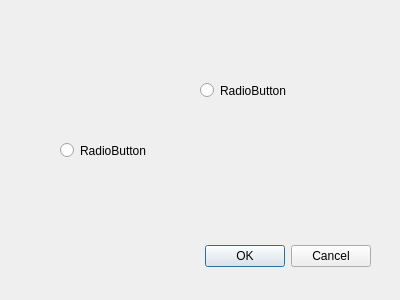
<ui version="4.0" >
 <class>Dialog</class>
 <widget class="QDialog" name="Dialog" >
  <property name="geometry" >
   <rect>
    <x>0</x>
    <y>0</y>
    <width>400</width>
    <height>300</height>
   </rect>
  </property>
  <property name="windowTitle" >
   <string>Dialog</string>
  </property>
  <widget class="QDialogButtonBox" name="buttonBox" >
   <property name="geometry" >
    <rect>
     <x>30</x>
     <y>240</y>
     <width>341</width>
     <height>32</height>
    </rect>
   </property>
   <property name="orientation" >
    <enum>Qt::Horizontal</enum>
   </property>
   <property name="standardButtons" >
    <set>QDialogButtonBox::Cancel|QDialogButtonBox::NoButton|QDialogButtonBox::Ok</set>
   </property>
  </widget>
  <widget class="QRadioButton" name="radioButton" >
   <property name="geometry" >
    <rect>
     <x>200</x>
     <y>80</y>
     <width>100</width>
     <height>21</height>
    </rect>
   </property>
   <property name="text" >
    <string>RadioButton</string>
   </property>
  </widget>
  <widget class="QRadioButton" name="radioButton_2" >
   <property name="geometry" >
    <rect>
     <x>60</x>
     <y>140</y>
     <width>100</width>
     <height>21</height>
    </rect>
   </property>
   <property name="text" >
    <string>RadioButton</string>
   </property>
  </widget>
 </widget>
 <resources/>
 <connections>
  <connection>
   <sender>buttonBox</sender>
   <signal>accepted()</signal>
   <receiver>Dialog</receiver>
   <slot>accept()</slot>
   <hints>
    <hint type="sourcelabel" >
     <x>248</x>
     <y>254</y>
    </hint>
    <hint type="destinationlabel" >
     <x>157</x>
     <y>274</y>
    </hint>
   </hints>
  </connection>
  <connection>
   <sender>buttonBox</sender>
   <signal>rejected()</signal>
   <receiver>Dialog</receiver>
   <slot>reject()</slot>
   <hints>
    <hint type="sourcelabel" >
     <x>316</x>
     <y>260</y>
    </hint>
    <hint type="destinationlabel" >
     <x>286</x>
     <y>274</y>
    </hint>
   </hints>
  </connection>
 </connections>
</ui>
